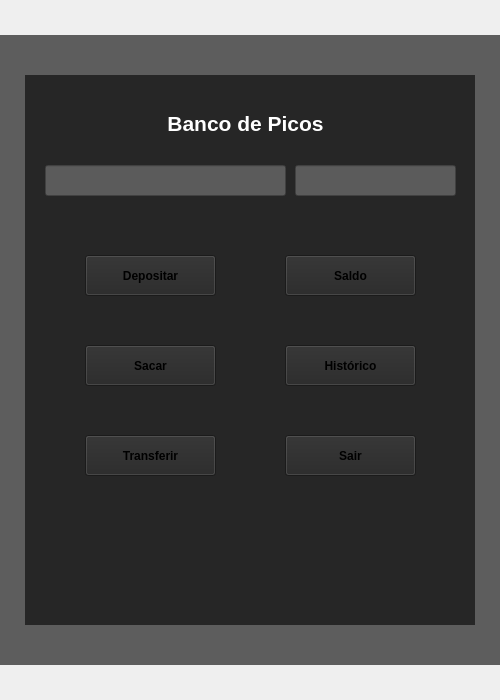
<?xml version="1.0" encoding="UTF-8"?>
<ui version="4.0">
 <class>MainWindow</class>
 <widget class="QMainWindow" name="MainWindow">
  <property name="geometry">
   <rect>
    <x>0</x>
    <y>0</y>
    <width>500</width>
    <height>700</height>
   </rect>
  </property>
  <property name="minimumSize">
   <size>
    <width>500</width>
    <height>700</height>
   </size>
  </property>
  <property name="windowTitle">
   <string>MainWindow</string>
  </property>
  <widget class="QWidget" name="centralwidget">
   <layout class="QVBoxLayout" name="verticalLayout">
    <property name="spacing">
     <number>0</number>
    </property>
    <property name="leftMargin">
     <number>0</number>
    </property>
    <property name="topMargin">
     <number>0</number>
    </property>
    <property name="rightMargin">
     <number>0</number>
    </property>
    <property name="bottomMargin">
     <number>0</number>
    </property>
    <item>
     <widget class="QFrame" name="frame">
      <property name="maximumSize">
       <size>
        <width>16777215</width>
        <height>35</height>
       </size>
      </property>
      <property name="frameShape">
       <enum>QFrame::NoFrame</enum>
      </property>
      <property name="frameShadow">
       <enum>QFrame::Raised</enum>
      </property>
      <layout class="QHBoxLayout" name="horizontalLayout_2">
       <property name="spacing">
        <number>0</number>
       </property>
       <property name="leftMargin">
        <number>0</number>
       </property>
       <property name="topMargin">
        <number>5</number>
       </property>
       <property name="rightMargin">
        <number>0</number>
       </property>
       <property name="bottomMargin">
        <number>0</number>
       </property>
      </layout>
     </widget>
    </item>
    <item>
     <widget class="QFrame" name="frame_2">
      <property name="styleSheet">
       <string notr="true">background-color: rgb(255, 255, 255);
background-color: rgb(93, 93, 93);</string>
      </property>
      <property name="frameShape">
       <enum>QFrame::NoFrame</enum>
      </property>
      <property name="frameShadow">
       <enum>QFrame::Raised</enum>
      </property>
      <layout class="QHBoxLayout" name="horizontalLayout">
       <item>
        <widget class="QFrame" name="frame_4">
         <property name="maximumSize">
          <size>
           <width>450</width>
           <height>550</height>
          </size>
         </property>
         <property name="styleSheet">
          <string notr="true">background-color: rgb(38, 38, 38);</string>
         </property>
         <property name="frameShape">
          <enum>QFrame::NoFrame</enum>
         </property>
         <property name="frameShadow">
          <enum>QFrame::Raised</enum>
         </property>
         <widget class="QLabel" name="label">
          <property name="geometry">
           <rect>
            <x>0</x>
            <y>30</y>
            <width>441</width>
            <height>37</height>
           </rect>
          </property>
          <property name="minimumSize">
           <size>
            <width>0</width>
            <height>0</height>
           </size>
          </property>
          <property name="maximumSize">
           <size>
            <width>16777215</width>
            <height>50</height>
           </size>
          </property>
          <property name="styleSheet">
           <string notr="true">color: rgb(255, 255, 255);</string>
          </property>
          <property name="text">
           <string>&lt;html&gt;&lt;head/&gt;&lt;body&gt;&lt;p align=&quot;center&quot;&gt;&lt;span style=&quot; font-size:16pt; font-weight:600;&quot;&gt;Banco de Picos&lt;/span&gt;&lt;/p&gt;&lt;/body&gt;&lt;/html&gt;</string>
          </property>
         </widget>
         <widget class="QLineEdit" name="campo_cpf">
          <property name="geometry">
           <rect>
            <x>270</x>
            <y>90</y>
            <width>161</width>
            <height>31</height>
           </rect>
          </property>
          <property name="styleSheet">
           <string notr="true">background-color: rgb(91, 91, 91);</string>
          </property>
         </widget>
         <widget class="QLineEdit" name="campo_nome">
          <property name="geometry">
           <rect>
            <x>20</x>
            <y>90</y>
            <width>241</width>
            <height>31</height>
           </rect>
          </property>
          <property name="styleSheet">
           <string notr="true">background-color: rgb(91, 91, 91);</string>
          </property>
         </widget>
         <widget class="QPushButton" name="botao_sair">
          <property name="geometry">
           <rect>
            <x>260</x>
            <y>360</y>
            <width>131</width>
            <height>41</height>
           </rect>
          </property>
          <property name="font">
           <font>
            <weight>75</weight>
            <bold>true</bold>
           </font>
          </property>
          <property name="text">
           <string>Sair</string>
          </property>
         </widget>
         <widget class="QPushButton" name="botao_sacar">
          <property name="geometry">
           <rect>
            <x>60</x>
            <y>270</y>
            <width>131</width>
            <height>41</height>
           </rect>
          </property>
          <property name="font">
           <font>
            <weight>75</weight>
            <bold>true</bold>
           </font>
          </property>
          <property name="text">
           <string>Sacar</string>
          </property>
         </widget>
         <widget class="QPushButton" name="botao_transferir">
          <property name="geometry">
           <rect>
            <x>60</x>
            <y>360</y>
            <width>131</width>
            <height>41</height>
           </rect>
          </property>
          <property name="font">
           <font>
            <weight>75</weight>
            <bold>true</bold>
           </font>
          </property>
          <property name="text">
           <string>Transferir</string>
          </property>
         </widget>
         <widget class="QPushButton" name="botao_saldo">
          <property name="geometry">
           <rect>
            <x>260</x>
            <y>180</y>
            <width>131</width>
            <height>41</height>
           </rect>
          </property>
          <property name="font">
           <font>
            <weight>75</weight>
            <bold>true</bold>
           </font>
          </property>
          <property name="text">
           <string>Saldo</string>
          </property>
         </widget>
         <widget class="QPushButton" name="botao_historico">
          <property name="geometry">
           <rect>
            <x>260</x>
            <y>270</y>
            <width>131</width>
            <height>41</height>
           </rect>
          </property>
          <property name="font">
           <font>
            <weight>75</weight>
            <bold>true</bold>
           </font>
          </property>
          <property name="text">
           <string>Histórico</string>
          </property>
         </widget>
         <widget class="QPushButton" name="botao_depositar">
          <property name="geometry">
           <rect>
            <x>60</x>
            <y>180</y>
            <width>131</width>
            <height>41</height>
           </rect>
          </property>
          <property name="font">
           <font>
            <weight>75</weight>
            <bold>true</bold>
           </font>
          </property>
          <property name="text">
           <string>Depositar</string>
          </property>
         </widget>
        </widget>
       </item>
      </layout>
     </widget>
    </item>
    <item>
     <widget class="QFrame" name="frame_3">
      <property name="maximumSize">
       <size>
        <width>16777215</width>
        <height>35</height>
       </size>
      </property>
      <property name="frameShape">
       <enum>QFrame::NoFrame</enum>
      </property>
      <property name="frameShadow">
       <enum>QFrame::Raised</enum>
      </property>
     </widget>
    </item>
   </layout>
  </widget>
 </widget>
 <resources/>
 <connections/>
</ui>
